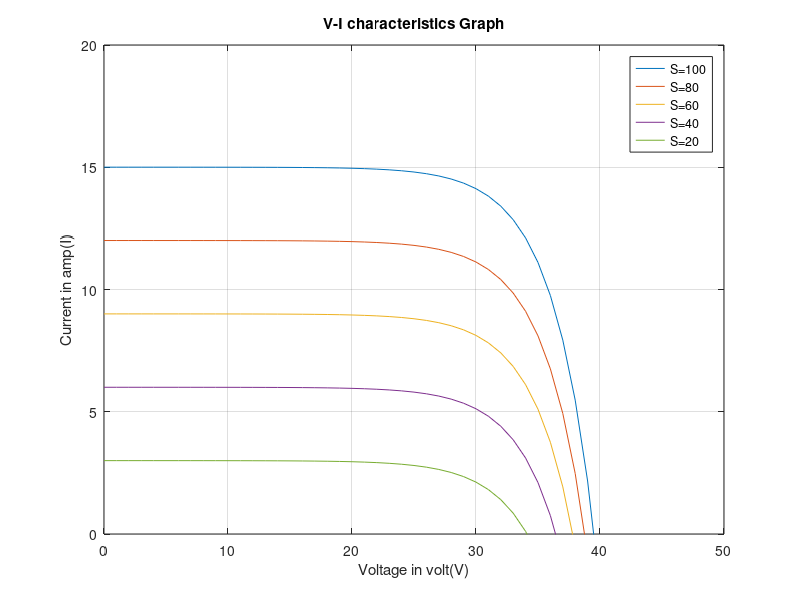
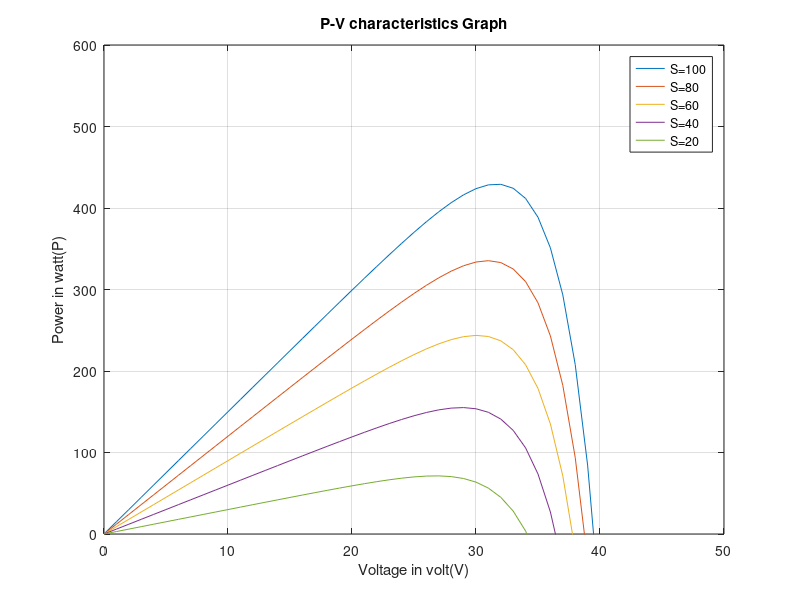
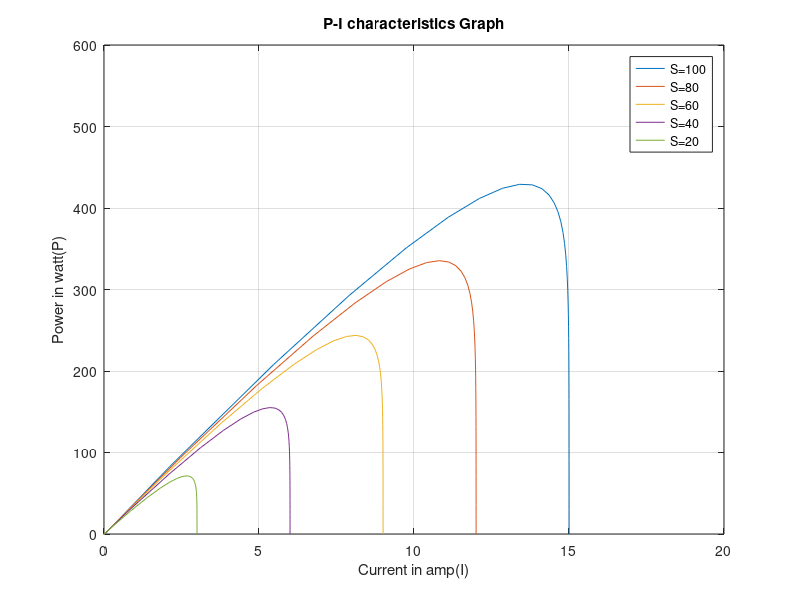

Recreate these plots in MATLAB, in order.
close all;
clear all;
clc;
T=302;       %Initialize the parameter 
Tr1=40;
Tr=298;
S=[100 80 60 40 20];       % Different value of Solar Radiation
%S=70;
ki=0.00023;
Iscr=3.75;
Irr=0.000021;
k=1.38065*10^(-23);
q=1.6022*10^(-19);
A=2.15;
Eg0=1.166;
alpha=0.473;
beta=636;
Eg=Eg0-(alpha*T*T)/(T+beta)*q; %Calculation for Eg
Np=4;
Ns=60;
V0=[0:1:50];
for i=1:5           % for loop for 5 Iteration
Iph=(Iscr+ki*(T-Tr))*((S(i))/100);    %calculation for Iph
Irs=Irr*((T/Tr)^3)*exp(q*Eg/(k*A)*((1/Tr)-(1/T)));     %calculation for Irs
I0=Np*Iph-Np*Irs*(exp(q/(k*T*A)*V0./Ns)-1);        %calculation for I0
P0 = V0.*I0;                    %calculation for Power P0

figure(1)
title('V-I characteristics Graph')
grid on
plot(V0,I0)                   % plot graph between  voltage and current 
legend('S=100', 'S=80','S=60','S=40','S=20')                  
axis([0 50 0 20]);
xlabel('Voltage in volt(V)');
ylabel('Current in amp(I)');
hold on;
 y=[V0; I0=Np*Iph-Np*Irs*(exp(q/(k*T*A)*V0./Ns)-1)];
 fid = fopen('VIdata.xls', 'a');
 fprintf(fid, '\nV0        I0\n');
 fprintf(fid, '%f    %f\n', y);
  fclose(fid);
%type VIdata.txt

figure(2)
plot(V0,P0)                    % plot graph between  voltage and power
legend('S=100', 'S=80','S=60','S=40','S=20') 
axis([0 50 0 600]);
title('P-V characteristics Graph')
grid on
xlabel('Voltage in volt(V)');
ylabel('Power in watt(P)');
hold on;
z=[V0; P0 = V0.*I0];
 fid = fopen('PVdata.xls', 'a');
 fprintf(fid, '\nV0        P0\n');
 fprintf(fid, '%f    %f\n', z);
  fclose(fid);
 %type PVdata.txt

figure(3)
plot(I0,P0)                     % plot graph between  current and current 
legend('S=100', 'S=80','S=60','S=40','S=20') 
axis([0 20 0 600]);
title('P-I characteristics Graph')
grid on
xlabel('Current in amp(I)');
ylabel('Power in watt(P)');
hold on;

x=[P0 = V0.*I0;I0=Np*Iph-Np*Irs*(exp(q/(k*T*A)*V0./Ns)-1)];
 fid = fopen('PIdata.xls', 'a');
 fprintf(fid, '\nP0        I0\n');
 fprintf(fid, '%f    %f\n', x);
  fclose(fid);
 %type PIdata.txt

end
